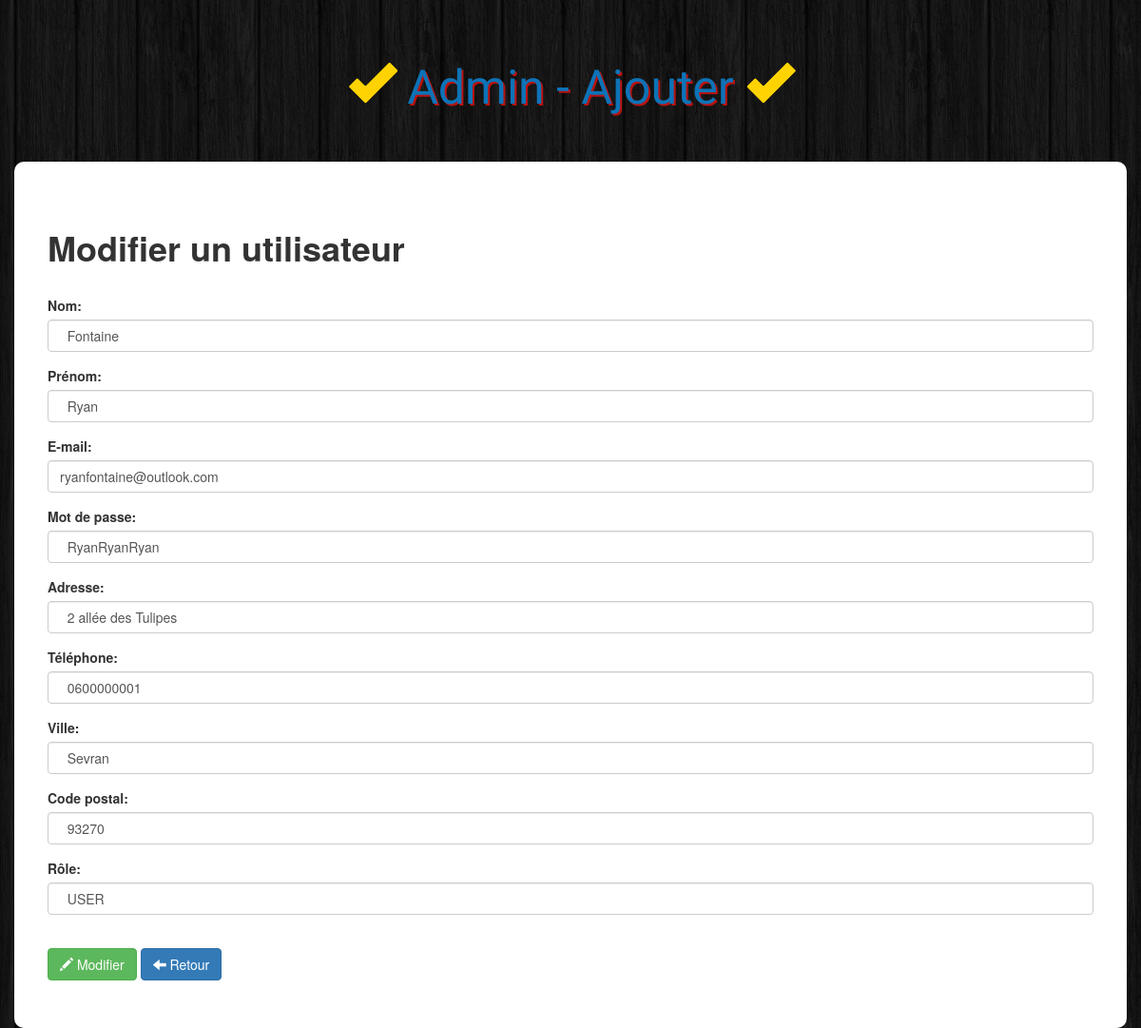
Screenshot of /admin/admin/update.php?id=2 with the database file from the repository.
### tables this page shows
CREATE TABLE `User` (
  `id` int(11) NOT NULL,
  `name` varchar(255) NOT NULL,
  `firstname` varchar(255) NOT NULL,
  `email` varchar(255) NOT NULL,
  `password` varchar(255) NOT NULL,
  `phone` char(10) NOT NULL,
  `address` varchar(255) NOT NULL,
  `city` varchar(255) NOT NULL,
  `postal_code` int(11) NOT NULL,
  `role` varchar(155) NOT NULL
);

### admin/admin/update.php (the view, shortened to what this page needs)
<!DOCTYPE html>
<html>
    <head>
        <link rel="stylesheet" href="https://maxcdn.bootstrapcdn.com/bootstrap/3.3.6/css/bootstrap.min.css">
        <link rel="stylesheet" href="../css/styles.css">
    </head>
<?php
  $db = Database::connect();
$id = $_GET['id'];
$req = $db->prepare('SELECT * FROM user WHERE id=? ');
$req->execute(array($id));
$item = $req->fetch();
 ?>
   <body>
        <h1 class="text-logo"><span class="glyphicon glyphicon-ok"></span> Admin - Ajouter <span class="glyphicon glyphicon-ok"></span></h1>
         <div class="container admin">
            <div class="row">
                <h1><strong>Modifier un utilisateur</strong></h1>
                <br>
                <form class="form" action="../../traitement/update.php" role="form" method="post" enctype="multipart/form-data">
                    <div class="form-group">
                        <label for="name">Nom:</label>
                        <input type="text" class="form-control" id="name" name="name" value="<?php echo '  '.$item['name'];?>">
                    </div>
                    <div class="form-group">
                        <label for="prenom">Prénom:</label>
                        <input type="text" class="form-control" id="firstname" name="firstname" value="<?php echo '  '.$item['firstname'];?>">
                    </div>
                    <div class="form-group">
                        <label for="name">E-mail:</label>
                        <input type="email" class="form-control" id="email" name="email" value="<?php echo '  '.$item['email'];?>">
                    </div>
                    <div class="form-group">
                        <label for="name">Mot de passe:</label>
                        <input type="text" class="form-control" id="password" name="password" value="<?php echo '  '.$item['password'];?>">
                    </div>
                    <div class="form-group">
                        <label for="name">Adresse:</label>
                        <input type="text" class="form-control" id="address" name="address" value="<?php echo '  '.$item['address'];?>">
                    </div>
                    <div class="form-group">
                        <label for="name">Téléphone:</label>
                        <input type="text" class="form-control" id="phone" name="phone" value="<?php echo '  '.$item['phone'];?>">
                    </div>
                    <div class="form-group">
                        <label for="prenom">Ville:</label>
                        <input type="text" class="form-control" id="city" maxlength="15" name="city" value="<?php echo '  '.$item['city'];?>">
                    </div>
                    <div class="form-group">
                        <label for="prenom">Code postal:</label>
                        <input type="text" class="form-control" id="postal" maxlength="15" name="postal" value="<?php echo '  '.$item['postal_code'];?>">
                    </div>
                    <div class="form-group">
                        <label for="prenom">Rôle:</label>
                        <input type="text" class="form-control" id="role" maxlength="15" name="role" value="<?php echo '  '.$item['role'];?>">
                    </div>
                    <br>
                    <div class="form-actions">
                        <button type="submit" class="btn btn-success"><span class="glyphicon glyphicon-pencil"></span> Modifier</button>
                        <a class="btn btn-primary" href="index.php"><span class="glyphicon glyphicon-arrow-left"></span> Retour</a>
                   </div>
                </form>
            </div>
        </div>
    </body>
</html>

### admin/css/styles.css (style rules this page uses)
body { background: url(../images/bg.png); }
.text-logo { font-family: 'Holtwood One SC', sans-serif; color: #0D73B7; text-shadow: 2px 2px #B81311; font-size: 50px; padding: 40px 0px; text-align: center; }
.text-logo .glyphicon { color: #ffd301; text-shadow: 0px 0px #ffd301; }
.admin { background: #fff; padding: 50px; border-radius: 10px; }

### rows the page displays
user: name "Fontaine", firstname "Ryan", email "ryanfontaine@outlook.com", password "RyanRyanRyan", address "2 allée des Tulipes", phone "0600000001", city "Sevran", postal "93270", role "USER"
